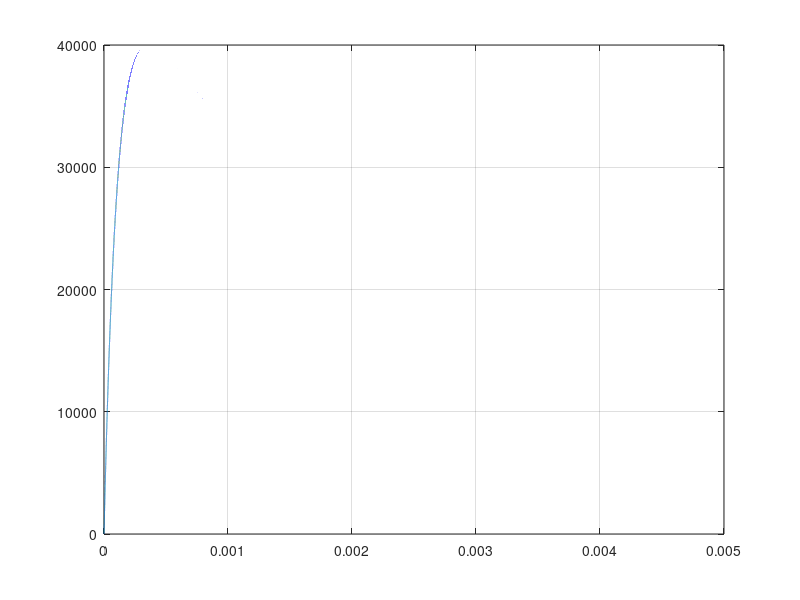

Source code (MATLAB):
%right !
%EXAM 2017 
%% 250/2500 us single-stage impulse generator type b
clear all
C1 = 20*10^(-9);
C2 = 2*10^(-9);
alpha1 = 1/(2877*10^(-6));
alpha2 = 1/(104*10^(-6));
Vo=(50e+03);

%k=(4.456e-7);

R1 = 1/(2*C2)*((1/alpha1+1/alpha2)-sqrt((1/alpha1+1/alpha2)^2-((4*(C1+C2))/(alpha1*alpha2*C1))));
R2 = 1/(2*(C2+C1))*((1/alpha1+1/alpha2)+sqrt((1/alpha1+1/alpha2)^2-((4*(C1+C2))/(alpha1*alpha2*C1))));
t=0:0.00000001:0.005;
k = R1*C2
V=((Vo/k)*(1/(alpha2-alpha1)))*(exp(-alpha1*t)-exp(-alpha2*t));
plot(t,V)
grid

% G=tf (33.3333,[4.1200e-08 2.0000e-04 1])
% bode(G)
% margin(G)


%------------------------------------

% (224400*(exp((-1/68.2e-06)*0.5e-06)-exp((-1/0.405e-06)*0.5e-06)))

